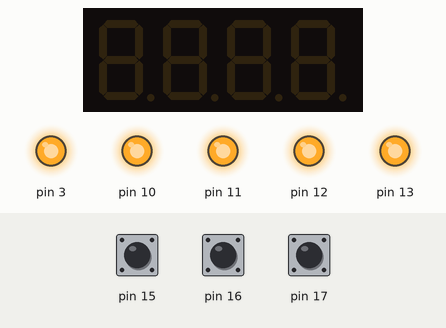
Recording of a sketch running on a simulated Arduino Uno, built with avr-gcc and run on an emulated ATmega328P. Shown: 4-digit seven-segment display, output pins drawn as LEDs (lit = HIGH). The inputs (shaded band) are chosen by the test bench; at power-on: pin 15 HIGH, pin 16 HIGH, pin 17 HIGH.

Above: at 1.6 s.
At 3.12 s:
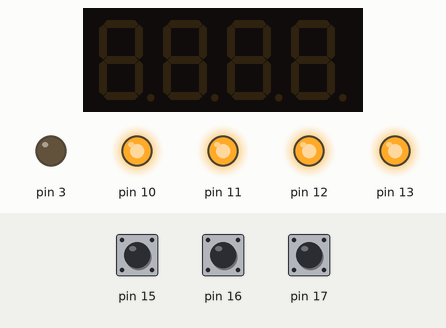
Timing chart, 0 to 4.0 s (numbered marks = the images above):
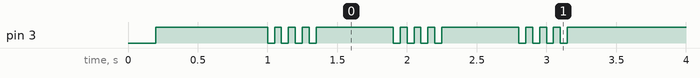

The sketch:

Campainha.ino
```cpp
/*
  Programa de teste do Buzzer do Shield Multi-função
  Arduino UNO - Shield Multi-função para Arduino
  Daniel Arndt Alves
  Baseado em http://www.cohesivecomputing.co.uk/hackatronics/arduino-multi-function-shield/part-1/
  Blog Eletrogate - http://blog.eletrogate.com/guia-completo-do-shield-multi-funcoes-para-arduino
*/

#include <TimerOne.h>                     // Bibliotec TimerOne
#include <Wire.h>                         // Biblioteca Wire
#include <MultiFuncShield.h>              // Biblioteca Multifunction shield

void Buzzer ()
{
  MFS.beep();                             // Bip curto de 300 milisegundos
  delay(1000);                            // atraso de 1 segundo

                                         // 4 bips curtos , repetidos 3 vezes
  MFS.beep(5, // bip por 50 milisegundos
           5, // silencio por 50 milisegundos
           4, // repete o bip 4 vezes
           3, // repete o loop 3 vezes
           50 // aguarda 500 milisegundos entre os loops
          );
}

void setup() {
  Timer1.initialize();                    // inicializa o Timer 1
  MFS.initialize(&Timer1);                // initializa a biblioteca Multi função
  Buzzer ();                              // toca a campainha
}

void loop() {
}
```

Measured:
- by itself, pin 3: repeats every 0.90 s: 3 × (HIGH 0.05 s, LOW 0.05 s), HIGH 0.55 s, LOW 0.05 s, until it stays HIGH from 3.2 s
- by itself, everything shown: repeats every 0.90 s, in 8 steps
